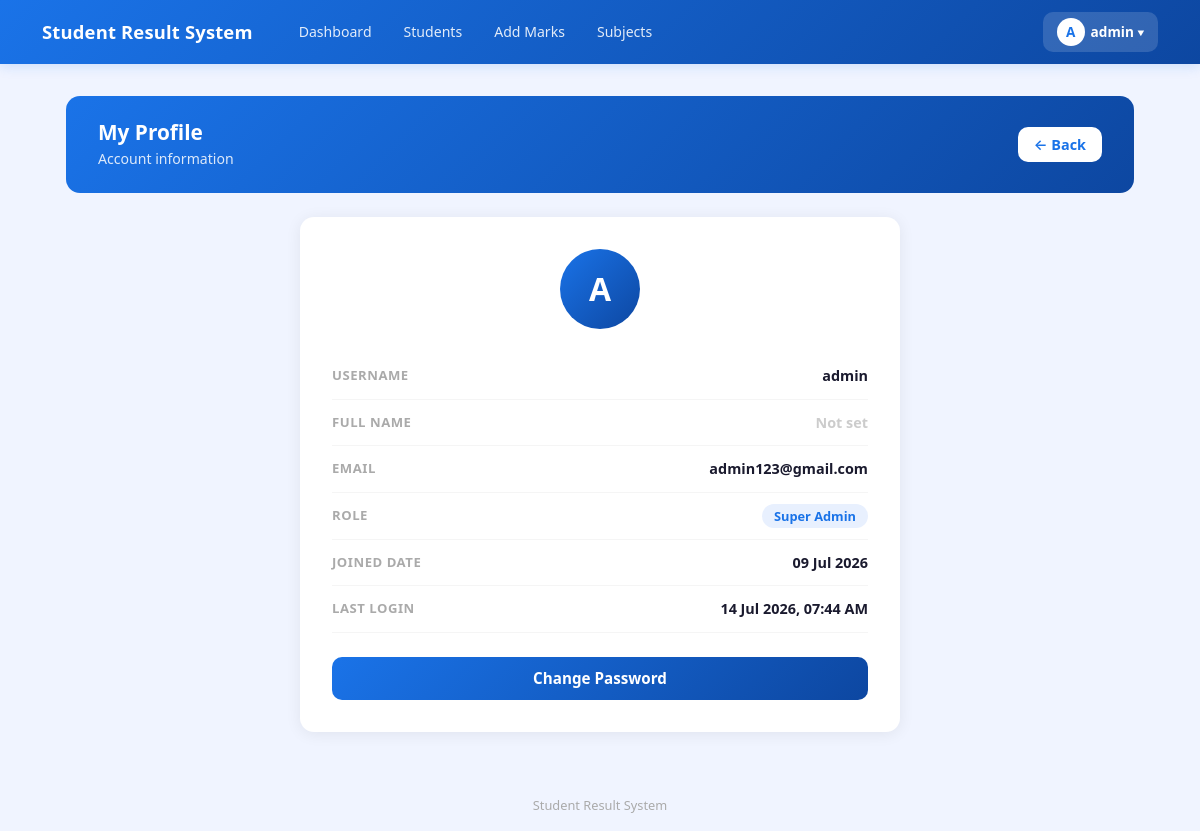
/profile/ (signed in), run on the app's committed database.
### result/models.py (models this page shows)
class CustomUser(AbstractUser):
    ROLE_CHOICES = (
        ('admin', 'Admin'),
        ('teacher', 'Teacher'),
        ('student', 'Student'),
    )
    role = models.CharField(max_length=10, choices=ROLE_CHOICES, default='student')
    phone = models.CharField(max_length=15, null=True, blank=True)

### result/views.py (the view)
# urls.py: path('profile/', views.profile, name='profile'),
@login_required(login_url='result:admin_login')
def profile(request):
    return render(request, 'result/profile.html', {'user': request.user})

### result/templates/result/profile.html (shortened to what this page needs)
{% extends 'result/base.html' %}
{% block content %}
<div class="page-header">
    <div>
        <h4> My Profile</h4>
        <p>Account information</p>
    </div>
    <a href="{% url 'dashboard' %}"
        style="background:white; color:#1a73e8; border-radius:10px; padding:7px 16px; text-decoration:none; font-weight:600; font-size:0.9rem;">←
        Back</a>
</div>
<div class="profile-card">
    <div class="avatar-circle">
        {{ user.username|first|upper }}
    </div>
    <div class="info-row">
        <span class="info-label">Username</span>
        <span class="info-value">{{ user.username }}</span>
    </div>
    <div class="info-row">
        <span class="info-label">Full Name</span>
        <span class="info-value">
            {% if user.get_full_name %}
            {{ user.get_full_name }}
            {% else %}
            <span style="color:#ccc;">Not set</span>
            {% endif %}
        </span>
    </div>
    <div class="info-row">
        <span class="info-label">Email</span>
        <span class="info-value">
            {% if user.email %}
            {{ user.email }}
            {% else %}
            <span style="color:#ccc;">Not set</span>
            {% endif %}
        </span>
    </div>
    <div class="info-row">
        <span class="info-label">Role</span>
        <span class="info-value">
            {% if user.is_superuser %}
            <span class="badge-superuser"> Super Admin</span>
            {% else %}
            <span class="badge-staff">Admin</span>
            {% endif %}
        </span>
    </div>
    <div class="info-row">
        <span class="info-label">Joined Date</span>
        <span class="info-value">{{ user.date_joined|date:"d M Y" }}</span>
    </div>
    <div class="info-row">
        <span class="info-label">Last Login</span>
        <span class="info-value">{{ user.last_login|date:"d M Y, h:i A" }}</span>
    </div>
    <a href="{% url 'change_password' %}" class="btn-change-pw">
        Change Password
    </a>
</div>
{% endblock %}

### result/templates/result/base.html (shortened to what this page needs)
<!DOCTYPE html>
<html lang="ne">
<head>
    <link href="https://cdn.jsdelivr.net/npm/bootstrap@5.3.0/dist/css/bootstrap.min.css" rel="stylesheet">
    <link href="https://cdn.jsdelivr.net/npm/bootstrap-icons@1.10.0/font/bootstrap-icons.css" rel="stylesheet">
</head>
<body>
    <nav class="navbar navbar-expand-lg">
        <div class="container">
         <a class="navbar-brand text-white" href="{% url 'result:dashboard' %}">
    Student Result System
</a>
            {% if user.is_authenticated %}
            <div class="collapse navbar-collapse" id="navMenu">
                <div class="d-flex gap-1 ms-3 flex-wrap align-items-center">
                    <a href="{% url 'result:dashboard' %}" class="nav-link-btn">Dashboard</a>
                    <a href="{% url 'result:student_list' %}" class="nav-link-btn">Students</a>
                    <a href="{% url 'result:add_marks' %}" class="nav-link-btn">Add Marks</a>
                    <a href="{% url 'result:subject_list' %}" class="nav-link-btn">Subjects</a>
                </div>
                <div class="ms-auto mt-2 mt-lg-0 profile-dropdown">
                    <button class="profile-btn" onclick="toggleDropdown()">
                        <div class="profile-avatar">
                            {{ request.user.username|first|upper }}
                        </div>
                        {{ request.user.username }}
                        ▾
                    </button>
                </div>
            </div>
            {% endif %}
        </div>
    </nav>
    <div class="main-container">
        {% block content %}{% endblock %}
    </div>
    <div class="site-footer">
        Student Result System
    </div>
</body>
</html>

### result/templates/result/base.html (style rules this page uses)
body { background: #f0f4ff; min-height: 100vh; }
.navbar-brand { font-size: 1.15rem; font-weight: 700; letter-spacing: 0.01em; }
.navbar { background: linear-gradient(135deg, #1a73e8, #0d47a1) !important; box-shadow: 0 2px 12px rgba(26, 115, 232, 0.18); padding: 0.75rem 0; }
.nav-link-btn { color: rgba(255, 255, 255, 0.88); font-size: 0.88rem; font-weight: 500; padding: 6px 14px; border-radius: 8px; text-decoration: none; transition: background 0.15s; }
.profile-dropdown { position: relative; }
.profile-btn { background: rgba(255, 255, 255, 0.15); color: white; border: none; border-radius: 10px; padding: 6px 14px; font-size: 0.85rem; font-weight: 600; cursor: pointer; display: flex; align-items: center; gap: 6px; transition: background 0.15s; }
.profile-avatar { width: 28px; height: 28px; background: white; color: #1a73e8; border-radius: 50%; display: flex; align-items: center; justify-content: center; font-weight: 800; font-size: 0.85rem; }
.main-container { max-width: 1100px; margin: 0 auto; padding: 2rem 1rem; }
.site-footer { text-align: center; color: #aaa; font-size: 0.8rem; padding: 2rem 0 1rem; }

### result/templates/result/profile.html (style rules this page uses)
.page-header { background: linear-gradient(135deg, #1a73e8, #0d47a1); border-radius: 14px; padding: 1.5rem 2rem; color: white; margin-bottom: 1.5rem; display: flex; align-items: center; justify-content: space-between; flex-wrap: wrap; gap: 1rem; }
.page-header h4 { font-size: 1.3rem; font-weight: 700; margin: 0; }
.page-header p { margin: 0.2rem 0 0; opacity: 0.85; font-size: 0.88rem; }
.profile-card { background: white; border-radius: 14px; box-shadow: 0 2px 16px rgba(0, 0, 0, 0.07); padding: 2rem; max-width: 600px; margin: 0 auto; }
.avatar-circle { width: 80px; height: 80px; background: linear-gradient(135deg, #1a73e8, #0d47a1); color: white; border-radius: 50%; display: flex; align-items: center; justify-content: center; font-size: 2rem; font-weight: 800; margin: 0 auto 1.5rem; }
.info-row { display: flex; justify-content: space-between; align-items: center; padding: 12px 0; border-bottom: 1px solid #f5f5f5; font-size: 0.9rem; }
.info-label { color: #aaa; font-weight: 600; font-size: 0.82rem; text-transform: uppercase; letter-spacing: 0.04em; }
.info-value { color: #1a1a2e; font-weight: 600; }
.badge-superuser { background: #e8f0fe; color: #1a73e8; padding: 3px 12px; border-radius: 20px; font-size: 0.8rem; font-weight: 600; }
.btn-change-pw { display: block; text-align: center; background: linear-gradient(135deg, #1a73e8, #0d47a1); color: white; border-radius: 10px; padding: 10px 24px; text-decoration: none; font-weight: 600; font-size: 0.95rem; margin-top: 1.5rem; transition: opacity 0.15s; }

### data on the page
CustomUser: user.username|first "A", user.username "admin", username|first "A", username "admin", email "admin123@gmail.com", date_joined "09 Jul 2026", last_login "14 Jul 2026, 07:44 AM"
